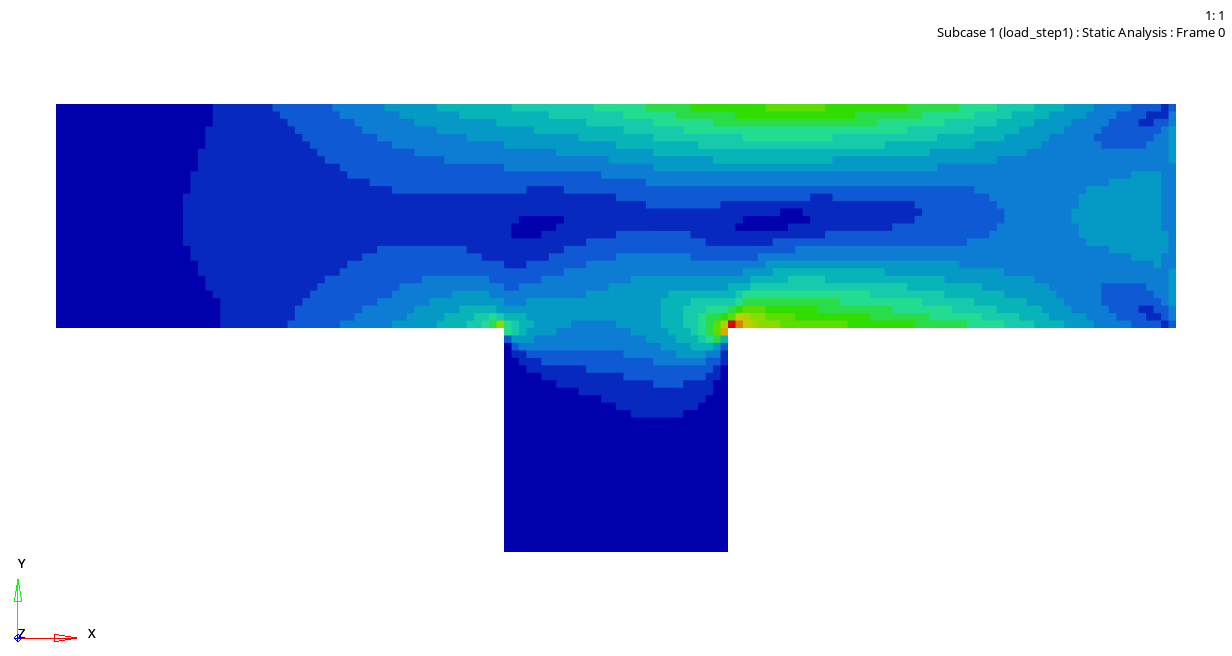
#> input picture datasets/dataset_test/gt/test1.png, 1232 x 656 px; its folder holds only this picture in this run
$ python image_test.py
#> lines starting #> are read from the running program, lines starting #| are printed output that depends on the picture
import cv2
import os

current_dir = os.getcwd()
files = os.listdir(current_dir + '/gt')
files = [f for f in files if os.path.isfile(os.path.join(current_dir + '/gt/', f))]

x = files[0]
img = cv2.imread(current_dir + '/gt/' + x, 0)
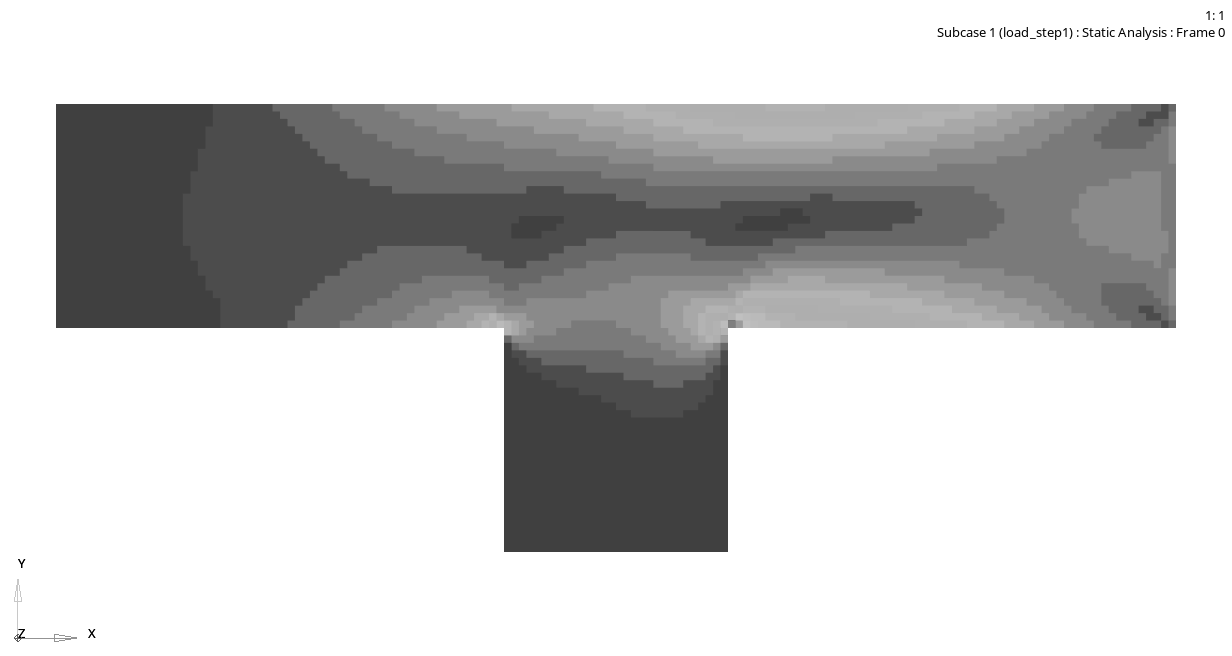
#> img: shape (656, 1232); min 0, max 255, mean 199.1
print(img.shape)
#| (656, 1232)

$ run again, on datasets/dataset_test/gt/test5.png
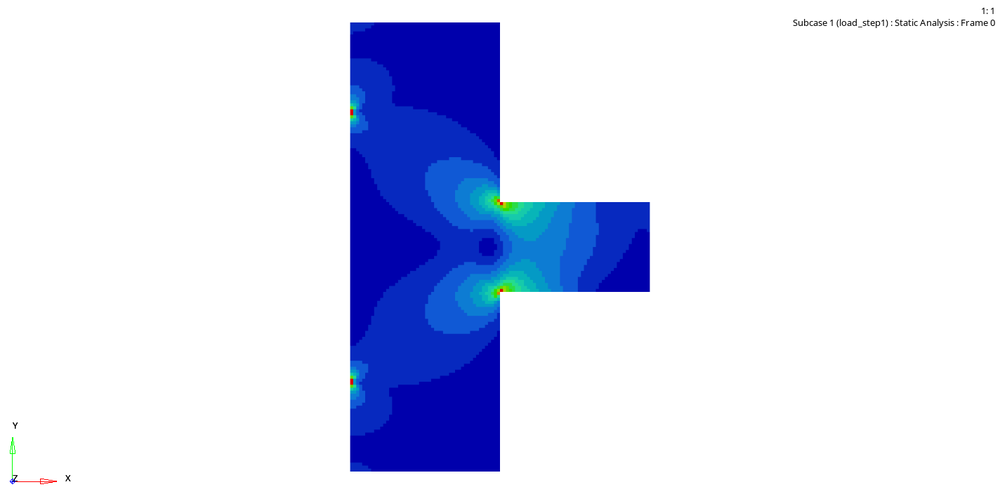
#> input picture datasets/dataset_test/gt/test5.png, 1000 x 494 px, shrunk from 1424 x 704 before the run
#> `img = cv2.imread(current_dir + '/gt/' + x, 0)`:
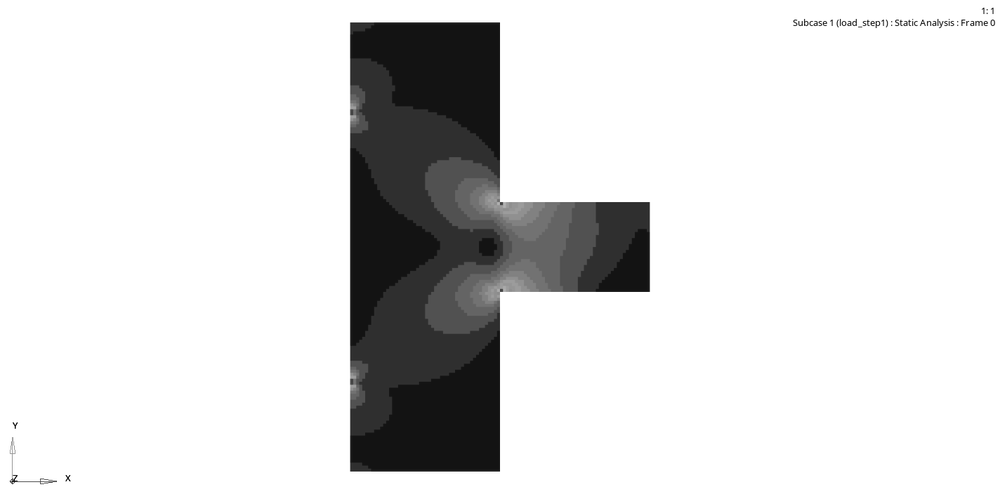
#> img: shape (494, 1000); min 8, max 255, mean 220.6
#| (494, 1000)

$ run again, on datasets/dataset_test/gt/test6.png
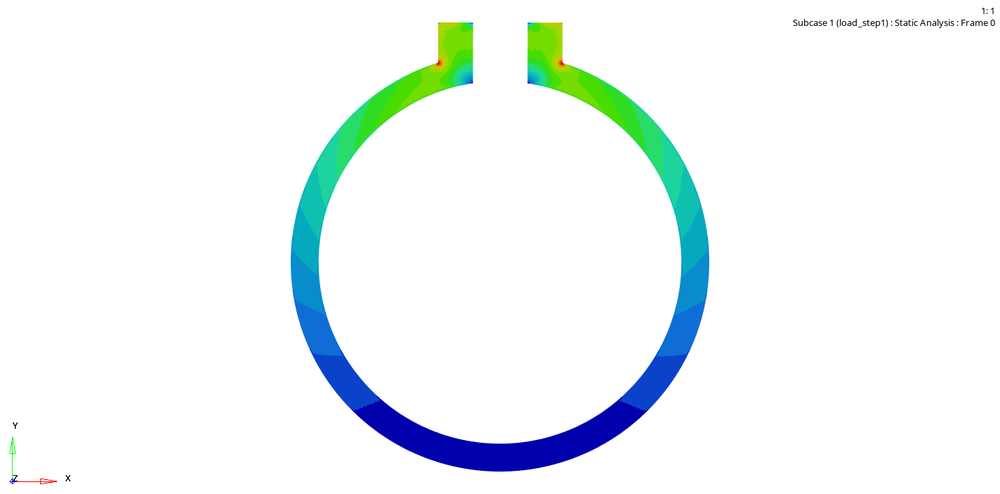
#> input picture datasets/dataset_test/gt/test6.png, 1000 x 494 px, shrunk from 1424 x 704 before the run
#> `img = cv2.imread(current_dir + '/gt/' + x, 0)`:
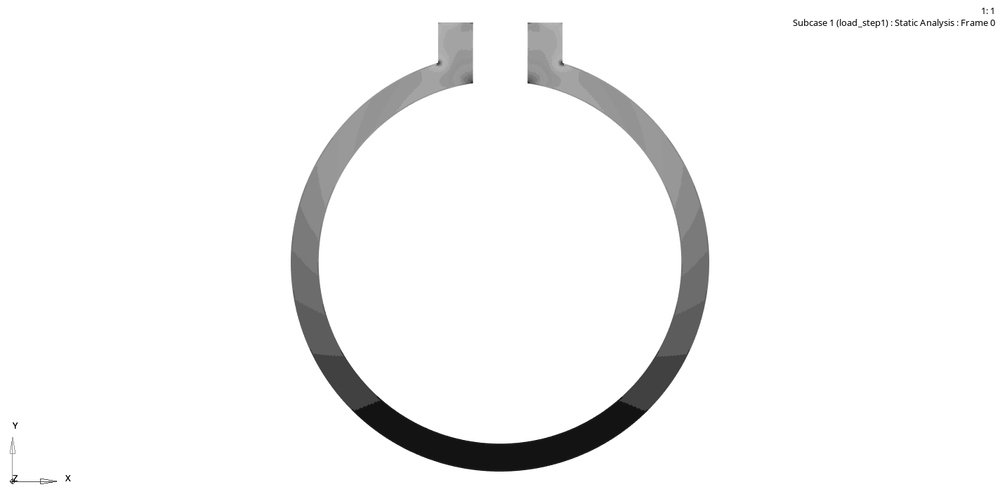
#> img: shape (494, 1000); min 8, max 255, mean 243.8
#| (494, 1000)

$ run again, on datasets/dataset_test/gt/test3.png
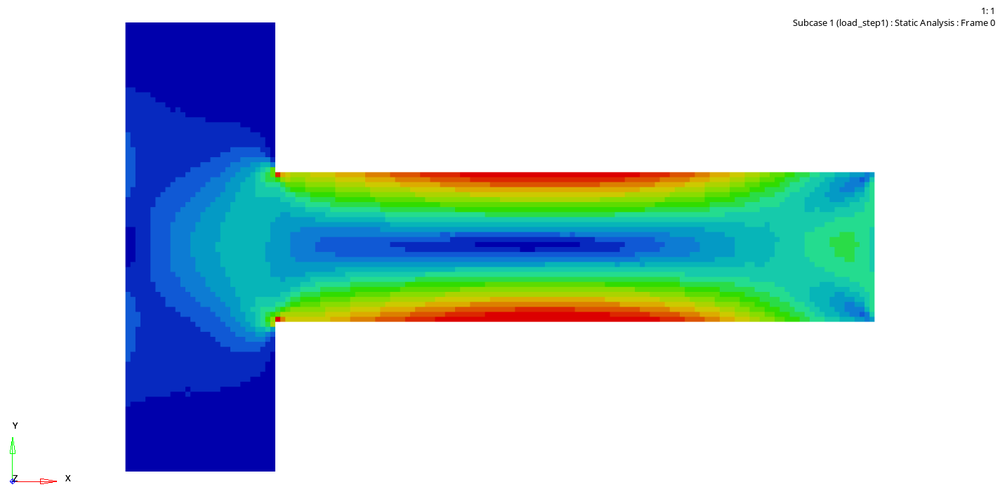
#> input picture datasets/dataset_test/gt/test3.png, 1000 x 494 px, shrunk from 1424 x 704 before the run
#> `img = cv2.imread(current_dir + '/gt/' + x, 0)`:
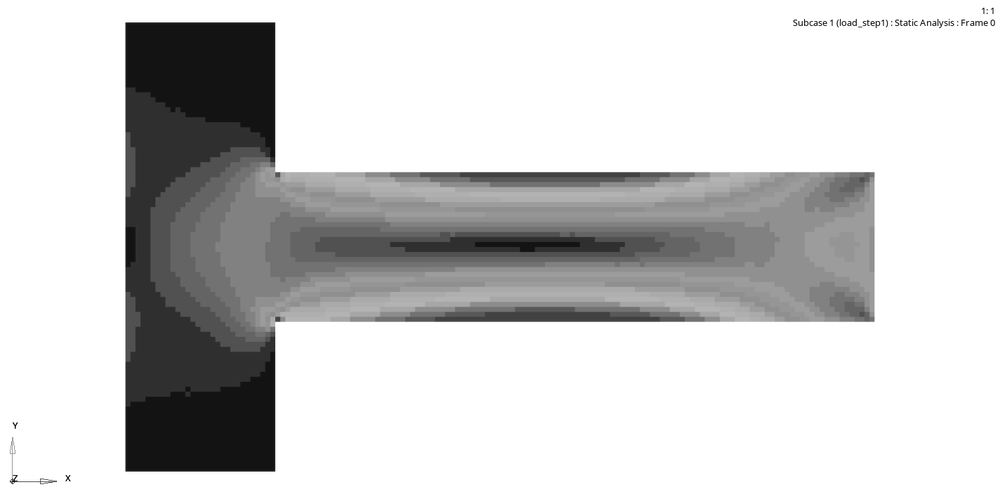
#> img: shape (494, 1000); min 8, max 255, mean 205.4
#| (494, 1000)
